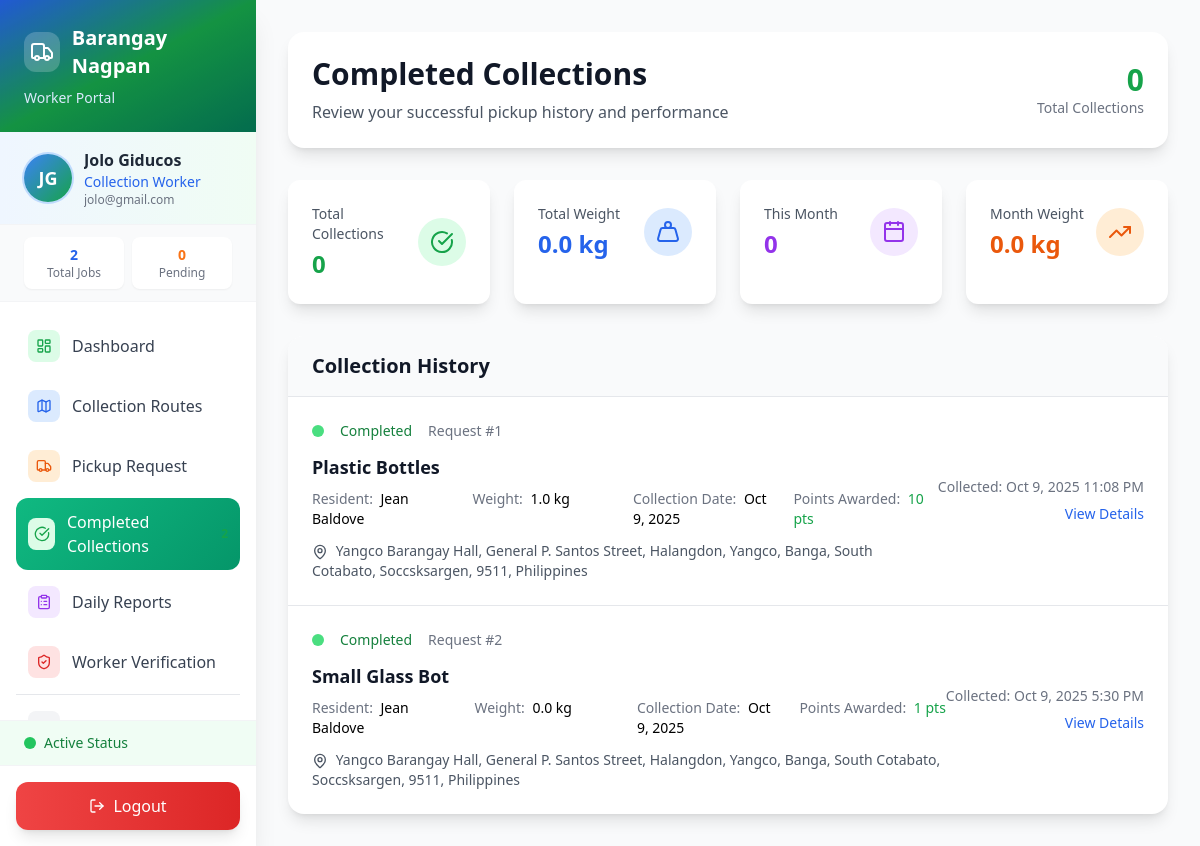
The page /worker/worker_completed_collections.php (signed in) on the database its author committed.
### tables this page shows
CREATE TABLE `system_settings` (
  `setting_id` int(11) NOT NULL,
  `setting_key` varchar(100) NOT NULL,
  `setting_value` text DEFAULT NULL,
  `created_at` timestamp NOT NULL DEFAULT current_timestamp(),
  `updated_at` timestamp NOT NULL DEFAULT current_timestamp() ON UPDATE current_timestamp()
);

CREATE TABLE `users` (
  `user_id` int(11) NOT NULL,
  `first_name` varchar(15) NOT NULL,
  `last_name` varchar(15) NOT NULL,
  `email` varchar(30) NOT NULL,
  `phone` varchar(13) NOT NULL,
  `address` text NOT NULL,
  `password` varchar(255) NOT NULL,
  `profile_photo` varchar(255) DEFAULT NULL,
  `role` enum('admin','worker','resident') NOT NULL DEFAULT 'resident',
  `purok_id` int(11) DEFAULT NULL,
  `created_at` timestamp NOT NULL DEFAULT current_timestamp(),
  `latitude` decimal(10,7) DEFAULT NULL,
  `longitude` decimal(10,7) DEFAULT NULL
);

CREATE TABLE `pickuprequests` (
  `request_id` int(11) NOT NULL,
  `resident_id` int(11) NOT NULL,
  `type_id` int(11) NOT NULL,
  `weight_kg` decimal(8,2) NOT NULL CHECK (`weight_kg` > 0),
  `preferred_date` datetime NOT NULL,
  `status` enum('Pending','Scheduled','In Progress','Completed') DEFAULT 'Pending',
  `assigned_worker_id` int(11) DEFAULT NULL,
  `created_at` timestamp NOT NULL DEFAULT current_timestamp(),
  `quantity_pcs` int(11) DEFAULT NULL CHECK (`quantity_pcs` > 0),
  `latitude` decimal(10,7) DEFAULT NULL,
  `longitude` decimal(10,7) DEFAULT NULL,
  `pickup_type` enum('Home','CollectionPoint') NOT NULL DEFAULT 'Home',
  `point_id` int(11) DEFAULT NULL,
  `actual_weight` decimal(8,2) DEFAULT NULL,
  `points_earned` int(11) DEFAULT NULL,
  `updated_at` timestamp NOT NULL DEFAULT current_timestamp() ON UPDATE current_timestamp()
);

CREATE TABLE `recyclabletypes` (
  `type_id` int(11) NOT NULL,
  `name` varchar(15) NOT NULL,
  `unit` enum('kg','pcs') NOT NULL DEFAULT 'kg',
  `points_per_kg` decimal(10,2) DEFAULT NULL,
  `points_per_unit` decimal(10,2) DEFAULT NULL,
  `image` varchar(255) DEFAULT NULL,
  `created_at` timestamp NOT NULL DEFAULT current_timestamp(),
  `updated_at` timestamp NOT NULL DEFAULT current_timestamp() ON UPDATE current_timestamp()
);

CREATE TABLE `pointsledger` (
  `transaction_id` int(11) NOT NULL,
  `user_id` int(11) NOT NULL,
  `request_id` int(11) DEFAULT NULL,
  `dropoff_id` int(11) DEFAULT NULL,
  `points` int(11) NOT NULL,
  `transaction_type` enum('Earned','Redeemed') NOT NULL,
  `created_at` timestamp NOT NULL DEFAULT current_timestamp()
);

### worker/worker_completed_collections.php (the view, shortened to what the rows shown need)
<?php
require_once '../config/database.php';
$user_id = $_SESSION['user_id'];
$stmt = prepare_statement($conn, "
    SELECT pr.request_id, pr.weight_kg, pr.preferred_date, pr.created_at,
           rt.name as recyclable_type, rt.points_per_kg,
           CONCAT(u.first_name, ' ', u.last_name) as resident_name,
           u.address as pickup_address,
           pl.points as points_awarded
    FROM pickuprequests pr
    JOIN recyclabletypes rt ON pr.type_id = rt.type_id
    JOIN users u ON pr.resident_id = u.user_id
    LEFT JOIN pointsledger pl ON pr.request_id = pl.request_id
    WHERE pr.assigned_worker_id = ? AND pr.status = 'Completed'
    ORDER BY pr.preferred_date DESC
");
$stmt->bind_param("i", $user_id);
$stmt->execute();
$completed_collections = $stmt->get_result();
include 'worker_sidebar.php';
?>
<div class="ml-64 p-8 bg-gray-50 min-h-screen">
    <div class="max-w-6xl mx-auto">
        <div class="bg-white rounded-2xl shadow-lg p-6 mb-8">
            <div class="flex items-center justify-between">
                <div>
                    <h1 class="text-3xl font-bold text-gray-900 mb-2">Completed Collections</h1>
                </div>
            </div>
        </div>
        <div class="bg-white rounded-2xl shadow-lg overflow-hidden">
            <div class="px-6 py-4 border-b border-gray-200 bg-gray-50">
                <h2 class="text-xl font-semibold text-gray-900">Collection History</h2>
            </div>
            <?php if ($completed_collections->num_rows > 0): ?>
                <div class="divide-y divide-gray-200">
                    <?php while ($collection = $completed_collections->fetch_assoc()): ?>
                        <div class="p-6 hover:bg-gray-50 transition-colors">
                            <div class="flex items-center justify-between">
                                <div class="flex-1">
                                    <div class="flex items-center space-x-4 mb-3">
                                        <div class="w-3 h-3 bg-green-400 rounded-full"></div>
                                        <span class="text-sm font-medium text-green-700">Completed</span>
                                        <span class="text-sm text-gray-500">Request #<?php echo $collection['request_id']; ?></span>
                                    </div>
                                    <h3 class="text-lg font-semibold text-gray-900 mb-2">
                                        <?php echo htmlspecialchars($collection['recyclable_type']); ?>
                                    </h3>
                                    <div class="grid grid-cols-2 md:grid-cols-4 gap-4 text-sm mb-3">
                                        <div>
                                            <span class="text-gray-500">Resident:</span>
                                            <span class="font-medium ml-1"><?php echo htmlspecialchars($collection['resident_name']); ?></span>
                                        </div>
                                        <div>
                                            <span class="text-gray-500">Weight:</span>
                                            <span class="font-medium ml-1"><?php echo number_format($collection['weight_kg'], 1); ?> kg</span>
                                        </div>
                                        <div>
                                            <span class="text-gray-500">Collection Date:</span>
                                            <span class="font-medium ml-1"><?php echo date('M j, Y', strtotime($collection['preferred_date'])); ?></span>
                                        </div>
                                        <div>
                                            <span class="text-gray-500">Points Awarded:</span>
                                            <span class="font-medium text-green-600 ml-1">
                                                <?php echo number_format($collection['points_awarded'] ?? ($collection['weight_kg'] * $collection['points_per_kg'])); ?> pts
                                            </span>
                                        </div>
                                    </div>
                                    <div class="text-sm text-gray-600">
                                        <i data-lucide="map-pin" class="w-4 h-4 inline mr-1"></i>
                                        <?php echo htmlspecialchars($collection['pickup_address']); ?>
                                    </div>
                                </div>
                                <div class="text-right">
                                    <div class="text-sm text-gray-500 mb-1">
                                        Collected: <?php echo date('M j, Y g:i A', strtotime($collection['preferred_date'])); ?>
                                    </div>
                                    <button onclick="viewCollectionDetails(<?php echo $collection['request_id']; ?>)"
                                            class="text-blue-600 hover:text-blue-700 text-sm font-medium">
                                        View Details
                                    </button>
                                </div>
                            </div>
                        </div>
                    <?php endwhile; ?>
                </div>
            <?php endif; ?>
        </div>
    </div>
</div>

### worker/worker_sidebar.php (shortened to what the rows shown need)
<?php
require_once '../config/database.php';
require_once '../includes/system_functions.php';
$user_id = $_SESSION['user_id'];
$stmt = prepare_statement($conn, "SELECT first_name, last_name, email, phone, profile_photo FROM users WHERE user_id = ?");
$stmt->bind_param("i", $user_id);
$stmt->execute();
$user_result = $stmt->get_result();
$user_data = $user_result->fetch_assoc();
$system_name = getSystemSetting($conn, 'barangay_name', 'BoteBank');
$system_logo = getSystemSetting($conn, 'barangay_logo', '');
$profile_display = getUserProfileDisplay($user_data);
?>
<!DOCTYPE html>
<html lang="en">
<head>
    <script src="https://cdn.tailwindcss.com"></script>
</head>
<body class="bg-gray-50 font-sans">
    <div class="fixed left-0 top-0 h-full w-64 bg-white shadow-xl flex flex-col z-50">
        <div class="bg-gradient-to-br from-blue-600 via-green-600 to-emerald-700 p-6 relative overflow-hidden">
            <div class="relative z-10">
                <div class="flex items-center space-x-3 mb-2">
                    <?php if ($system_logo && file_exists("../uploads/" . $system_logo)): ?>
                        <img src="../uploads/<?php echo htmlspecialchars($system_logo); ?>"
                             alt="System Logo"
                             class="w-10 h-10 rounded-xl object-cover bg-white bg-opacity-20 p-1">
                    <?php else: ?>
                        <div class="w-10 h-10 bg-white bg-opacity-20 rounded-xl flex items-center justify-center">
                            <i data-lucide="truck" class="w-6 h-6 text-white"></i>
                        </div>
                    <?php endif; ?>
                    <h1 class="text-xl font-bold text-white"><?php echo htmlspecialchars($system_name); ?></h1>
                </div>
            </div>
        </div>
        <div class="px-6 py-4 border-b border-gray-100 bg-gradient-to-r from-blue-50 to-green-50">
            <div class="flex items-center space-x-3">
                <?php if ($profile_display['type'] === 'photo'): ?>
                    <img src="../uploads/profiles/thumbs/<?php echo htmlspecialchars($profile_display['value']); ?>"
                         alt="Profile Photo"
                         class="w-12 h-12 rounded-full object-cover ring-2 ring-blue-200">
                <?php else: ?>
                    <div class="w-12 h-12 bg-gradient-to-br from-blue-500 to-green-600 rounded-full flex items-center justify-center ring-2 ring-blue-200">
                        <span class="text-white font-bold text-lg">
                            <?php echo htmlspecialchars($profile_display['value']); ?>
                        </span>
                    </div>
                <?php endif; ?>
                <div class="flex-1 min-w-0">
                    <p class="font-semibold text-gray-800 truncate">
                        <?php echo htmlspecialchars($user_data['first_name'] . ' ' . $user_data['last_name']); ?>
                    </p>
                    <p class="text-sm text-blue-600 font-medium">Collection Worker</p>
                    <p class="text-xs text-gray-500 truncate"><?php echo htmlspecialchars($user_data['email']); ?></p>
                </div>
            </div>
        </div>
    </div>
</body>
</html>

### rows shown on the page
system_settings: setting_value "Barangay Nagpan"
users: first_name+last_name "JG", first_name+last_name "Jolo Giducos", email "jolo@gmail.com"
pickuprequests: request_id "1", type.name "Plastic Bottles", resident_name "Jean Baldove", weight_kg "1.0", preferred_date "Oct 9, 2025", pointsledger.points "10", resident.address "Yangco Barangay Hall, General P. Santos Street, Halangdon, Yangco, Banga, South Cotabato, Soccsksargen, 9511, Philippines", preferred_date "Oct 9, 2025 11:08 PM"
pickuprequests: request_id "2", type.name "Small Glass Bot", resident_name "Jean Baldove", weight_kg "0.0", preferred_date "Oct 9, 2025", pointsledger.points "1", resident.address "Yangco Barangay Hall, General P. Santos Street, Halangdon, Yangco, Banga, South Cotabato, Soccsksargen, 9511, Philippines", preferred_date "Oct 9, 2025 5:30 PM"

### other values the page prints
$stats['assigned_pickups'] "2"
$stats['pending_pickups'] "0"
$stats['total_collections'] "0"
$stats['total_weight'] "0.0"
$month_stats['month_collections'] "0"
$month_stats['month_weight'] "0.0"
